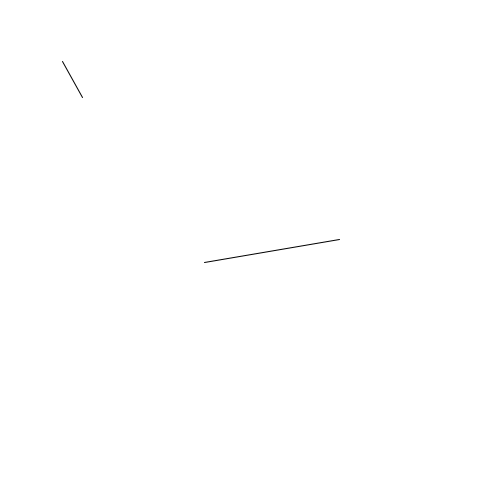
Frame 1 (no input)
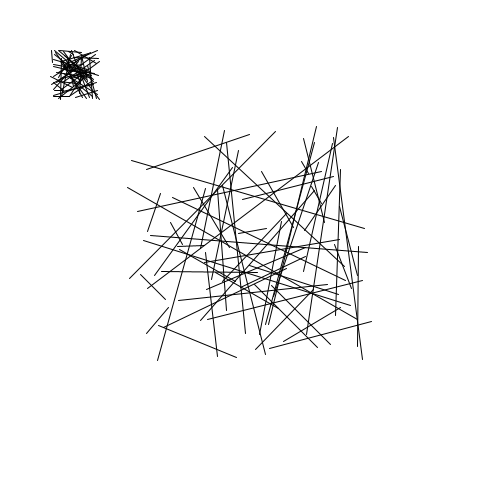
Frame 60 (the mouse pressed at the canvas centre just before this capture)
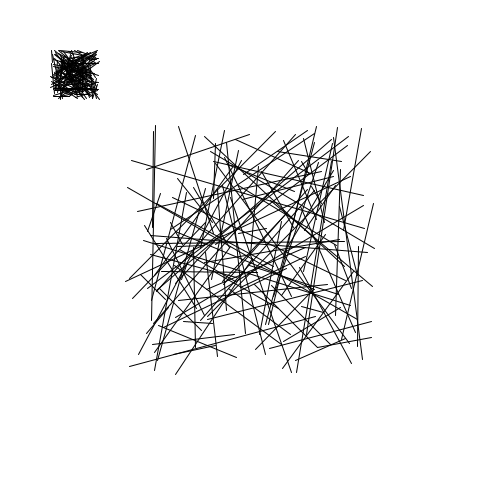
Frame 120 (the mouse held since frame 60 and released just before this capture)

The Processing sketch that drew these frames (run headless with seeded random() and noise(); from frame 60 on, the mouse is pressed at the canvas centre):

// Processing sketch: processing_61818
// ── processing_61818.pde

void setup(){
  size(500,500);
  background(255);
  smooth();
}
/*definições do programa*/

void draw(){  
  float x3= random(50,100);
  float x4= random(50,100);
  float y3= random(50,100);
  float y4= random(50,100);
  /*definição das coordenadas maximas que os pontos podem ter,
  a "bounding" box*/
  fill(0);
  /*com cor preta*/
  strokeWeight (1);
  /*tamanho de linha 1*/
  line (x3,y3,x4,y4);
  /*as linhas*/
  
  float x1= random(125,375);
  float x2= random(125, 375);
  float y1= random(125,375);
  float y2= random(125,375);
  fill(0);
  strokeWeight (1);
  line (x1,y1,x2,y2);
  /*o mesmo so que em maior*/
}
